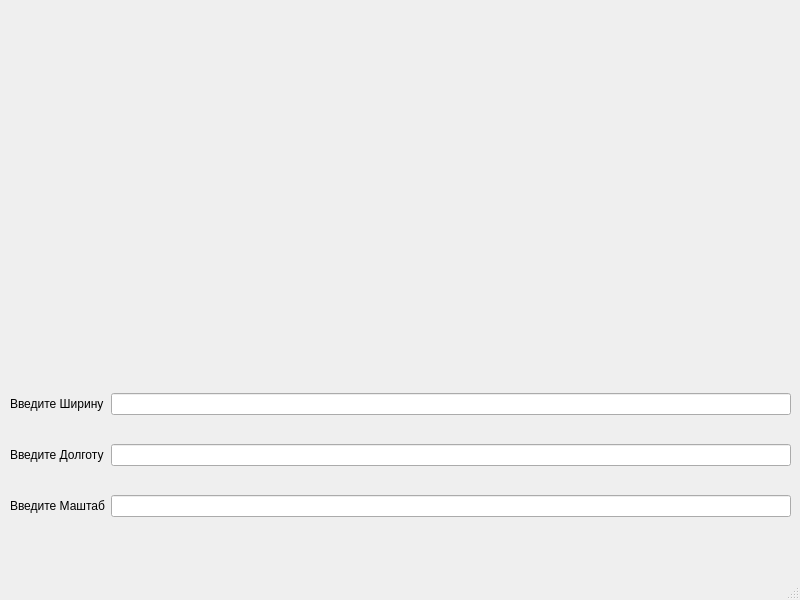
<?xml version="1.0" encoding="UTF-8"?>
<ui version="4.0">
 <class>MainWindow</class>
 <widget class="QMainWindow" name="MainWindow">
  <property name="geometry">
   <rect>
    <x>0</x>
    <y>0</y>
    <width>800</width>
    <height>600</height>
   </rect>
  </property>
  <property name="windowTitle">
   <string>MainWindow</string>
  </property>
  <widget class="QWidget" name="centralwidget">
   <widget class="QLabel" name="map">
    <property name="geometry">
     <rect>
      <x>20</x>
      <y>30</y>
      <width>751</width>
      <height>321</height>
     </rect>
    </property>
    <property name="text">
     <string/>
    </property>
   </widget>
   <widget class="QWidget" name="">
    <property name="geometry">
     <rect>
      <x>10</x>
      <y>370</y>
      <width>781</width>
      <height>171</height>
     </rect>
    </property>
    <layout class="QGridLayout" name="gridLayout">
     <item row="0" column="0">
      <widget class="QLabel" name="label_2">
       <property name="text">
        <string>Введите Ширину</string>
       </property>
      </widget>
     </item>
     <item row="0" column="1">
      <widget class="QLineEdit" name="wid"/>
     </item>
     <item row="1" column="0">
      <widget class="QLabel" name="label_3">
       <property name="text">
        <string>Введите Долготу</string>
       </property>
      </widget>
     </item>
     <item row="1" column="1">
      <widget class="QLineEdit" name="hig"/>
     </item>
     <item row="2" column="0">
      <widget class="QLabel" name="label_4">
       <property name="text">
        <string>Введите Маштаб</string>
       </property>
      </widget>
     </item>
     <item row="2" column="1">
      <widget class="QLineEdit" name="spn"/>
     </item>
    </layout>
   </widget>
  </widget>
  <widget class="QMenuBar" name="menubar">
   <property name="geometry">
    <rect>
     <x>0</x>
     <y>0</y>
     <width>800</width>
     <height>26</height>
    </rect>
   </property>
  </widget>
  <widget class="QStatusBar" name="statusbar"/>
 </widget>
 <resources/>
 <connections/>
</ui>
